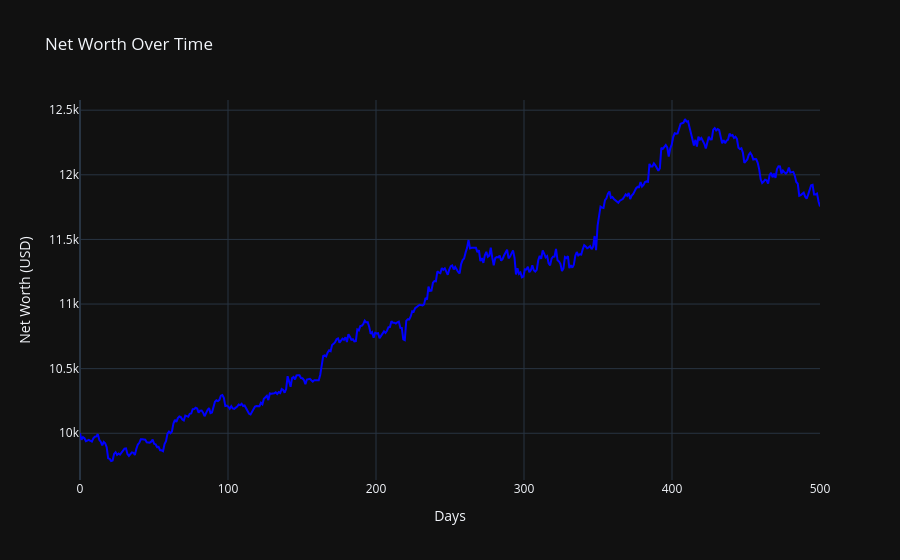

Notebook code for this chart:
### Markdown cell above
Now Shorting Divide by 6 stat

### Code cell
import numpy as np
import pandas as pd
import tensorflow as tf
from tensorflow.keras.models import load_model
from tensorflow.keras.layers import Normalization
from tensorflow.keras.initializers import Orthogonal
from MockBroker import MockBroker


# Initialize the broker



# Dictionary to store test data and predictions


broker = MockBroker(cash, price)


# Load the test data
# Normalization layer (reusing the one from training)




for i in range(days):
    print(f"--- Day {i} ---")
    predictions = []

    for symbol in nifty_symbols:
        predictions.append((symbol, data_pred[symbol][i][0]))

    # Sort the predictions by the prediction value
    predictions.sort(key=lambda x: x[1], reverse=True)

    # Get the top 3 symbols with the highest prediction values
    top_3_symbols = predictions[:3]
    print(top_3_symbols)
    least_3_symbols = predictions[-3:]
    print(least_3_symbols)
    broker.sell_off(i)



    for symbol, prediction in top_3_symbols:
        current_price = price[symbol][i]
        qty = np.floor(broker.Balance / (6*current_price))
        if prediction > threshold:
            broker.buy(symbol, current_price, qty)
    
    for symbol, prediction in least_3_symbols:
        current_price = price[symbol][i]
        qty = np.floor(broker.Balance / (6*current_price))
        if prediction > threshold:
            broker.shortBuy(symbol, current_price, qty)
    print(broker.holdings)



x = np.linspace(0, days, days)  # 100 points between 0 and 10
y = broker.networth

fig = go.Figure()

# Add a line plot to the figure
fig.add_trace(go.Scatter(
    x=x,
    y=y,
    mode='lines',
    name='Net Worth',  # Legend label
    line=dict(color='blue', width=2)  # Line styling
))

# Add title and labels to the plot
fig.update_layout(
    title='Net Worth Over Time',
    xaxis_title='Days',
    yaxis_title='Net Worth (USD)',
    template='plotly_dark'  # Optional: Add a dark theme for the plot
)

# Show the plot
fig.show()

print(broker)

### Figure 1 — Plotly figure (JSON) as saved in the notebook; plotly's stock layout.template omitted (floating-point values rounded to 4 significant figures; data arrays with more than 128 entries replaced by an {"elided": "..."} marker saying what was removed)
{"data": [{"line": {"color": "blue", "width": 2}, "mode": "lines", "name": "Net Worth", "type": "scatter", "x": {"elided": "500 float values"}, "y": {"elided": "500 float values"}}], "layout": {"title": {"text": "Net Worth Over Time"}, "xaxis": {"title": {"text": "Days"}}, "yaxis": {"title": {"text": "Net Worth (USD)"}}}}
